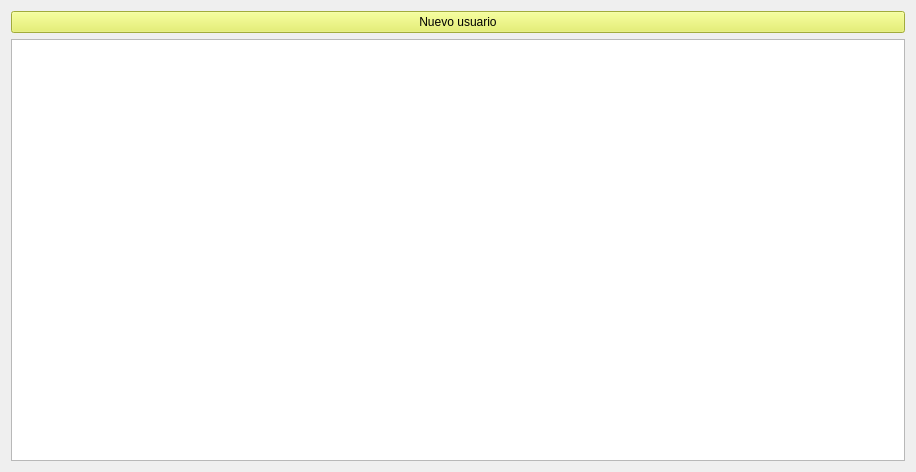
<?xml version="1.0" encoding="UTF-8"?>
<ui version="4.0">
 <class>f_usuario_modificar</class>
 <widget class="QWidget" name="f_usuario_modificar">
  <property name="geometry">
   <rect>
    <x>0</x>
    <y>0</y>
    <width>916</width>
    <height>472</height>
   </rect>
  </property>
  <property name="windowTitle">
   <string>SIHMED - Modificar usuario</string>
  </property>
  <layout class="QVBoxLayout" name="verticalLayout">
   <item>
    <widget class="QPushButton" name="pb_nuevo_usuario">
     <property name="styleSheet">
      <string notr="true">QPushButton#pb_nuevo_usuario {
background-color: rgb(226, 239, 83)
}</string>
     </property>
     <property name="text">
      <string>Nuevo usuario</string>
     </property>
    </widget>
   </item>
   <item>
    <widget class="QTableWidget" name="tw_modificar_usuario">
     <property name="sizePolicy">
      <sizepolicy hsizetype="Expanding" vsizetype="Expanding">
       <horstretch>0</horstretch>
       <verstretch>1</verstretch>
      </sizepolicy>
     </property>
    </widget>
   </item>
  </layout>
 </widget>
 <resources/>
 <connections/>
</ui>
